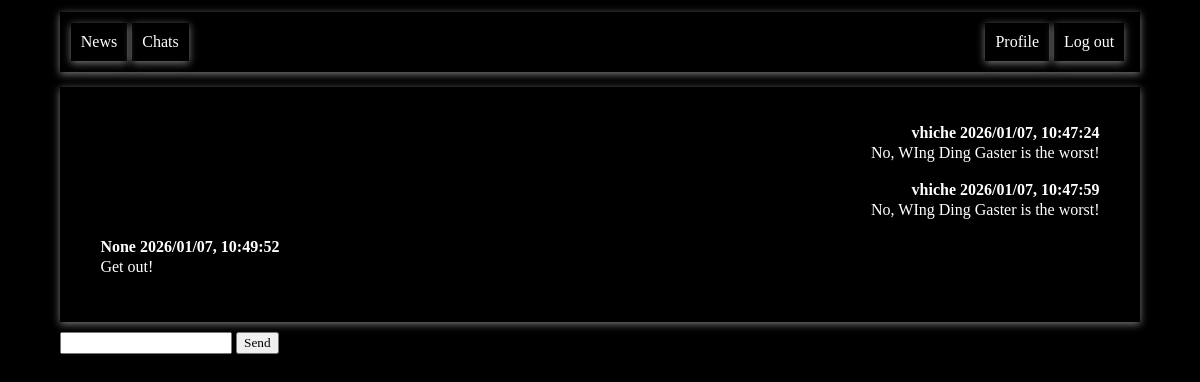
The page /chatlist/1 (signed in) on the database its author committed.
### tables this page shows
CREATE TABLE message (
    id INTEGER PRIMARY KEY,
    text TEXT NOT NULL,
    datetime DATETIME NOT NULL,
    chat_id INTEGER NOT NULL,
    sender_id INTEGER NOT NULL,
    FOREIGN KEY (chat_id) REFERENCES chat(id),
    FOREIGN KEY (sender_id) REFERENCES client(id)
);

CREATE TABLE client (
    id INTEGER PRIMARY KEY,
    email TEXT NOT NULL,
    password TEXT NOT NULL
, about, username);

### main.py (the view)
@app.route('/chatlist/<chat_id>')
@login_required
def chat(chat_id):
    messages = getMessagesByChatId(int(chat_id))
    for i in range(len(messages)):
        messages[i].update({"sender_username": getUserById(messages[i]["sender_id"])["username"]})
    return render_template("chat.html", messages=messages, chat_id=chat_id)

### db/clients.py (called while the page is built)
def getUserById(id):
    connection = get_connection()
    query = "SELECT * FROM client WHERE id = (?)"
    args = (id,)
    cur = connection.execute(query, args)
    res = cur.fetchone()
    cur.close()
    return res

### db/config.py (called while the page is built)
def get_connection():
    connection = sqlite3.connect(DATABASE)
    connection.row_factory = dict_factory
    return connection

def dict_factory(cursor, row):
    d = {}
    for idx, col in enumerate(cursor.description):
        d[col[0]] = row[idx]
    return d

### db/messages.py (called while the page is built)
def getMessagesByChatId(id):
    connection = get_connection()
    connection.execute("""
CREATE TABLE IF NOT EXISTS message (
    id INTEGER PRIMARY KEY,
    text TEXT NOT NULL,
    datetime DATETIME NOT NULL,
    chat_id INTEGER NOT NULL,
    sender_id INTEGER NOT NULL,
    FOREIGN KEY (chat_id) REFERENCES chat(id),
    FOREIGN KEY (sender_id) REFERENCES client(id)
)
    """)
    query = """SELECT * FROM message WHERE chat_id = ?"""
    args = [id]
    cur = connection.execute(query, args)
    res = cur.fetchall()
    cur.close()
    connection.close()
    return res

### main.py (called while the page is built)
def login_required(f):
    @wraps(f)
    def check_permissions(*args, **kwargs):
        client_id = session.get("id")
        if client_id is None:
            return redirect(url_for('sign_in'))
        return f(*args, **kwargs)
    return check_permissions

### templates/chat.html (shortened to what this page needs)
<!DOCTYPE html>
<html>
<head>
  <link href="{{ url_for('static', filename='styles/global.css') }}" rel="stylesheet" type="text/css" />
  <link href="{{ url_for('static', filename='styles/chat.css') }}" rel="stylesheet" type="text/css" />
</head>
<body>
  <div class="main">
      <div class="navigation ">
          <div class="navigation-side">
              {% if session["id"] %}
              <div class="navigation-item">
                  <a href="{{url_for('feed')}}">News</a>
              </div>
              <div class="navigation-item">
                  <a href="{{url_for('chat_list')}}">Chats</a>
              </div>
              {% endif %}
          </div>
          <div class="navigation-side">
              {% if session["id"] %}
              <div class="navigation-item">
                   <a href="{{url_for('profile', client_id = session['id'])}}">Profile</a>
              </div>
              {% else %}
              <div class="navigation-item">
                  <a href="{{url_for('sign_in')}}">Log in</a>
              </div>
              {% endif %}
              {% if session["id"] %}
              <div class="navigation-item">
                  <a href="{{url_for('log_out')}}">Log out</a>
              </div>
              {% endif %}
          </div>
      </div>
      {% if messages|length == 0 %}
    <div class="box">No messages yet...</div>
    {% else %}
    <div class="box" id="messages-holder">
        {% for message in messages %}
        <div>
              {% if message.sender_id != session['id'] %}
              <div class="message left">
                  <div class="message-header">
                      <span class="message-author">{{message.sender_username}}</span>
                      <span class="message-datetime">{{message.datetime}}</span>
                  </div>
                  <div class="message-text">{{message.text}}</div>
              </div>
              {% else %}
              <div class="message right">
                  <div class="message-header">
                      <span class="message-author">{{message.sender_username}}</span>
                      <span class="message-datetime">{{message.datetime}}</span>
                  </div>
                  <div class="message-text">{{message.text}}</div>
              </div>
              {% endif %}
        </div>
        {% endfor %}
    </div>
    {% endif %}
    <input type="text" id="text" autocomplete="off">
    <button onclick="sendMessage()">Send</button>
  </div>
</body>
</html>

### static/styles/global.css (style rules this page uses)
* { font-family: 'Ariel', cursive; margin: 0px; }
a { text-decoration: none; color: white; }
.box { padding: 3%; box-shadow: rgba(156, 156, 156, 0.8) 0px 2px 8px 0px; margin-bottom: 10px; }
.navigation { padding: 1%; box-shadow: rgba(156, 156, 156, 0.8) 0px 2px 8px 0px; margin-bottom: 15px; display: flex; justify-content: space-between; }
.navigation-side { display: flex; justify-content: space-between; }
.navigation-item { text-decoration: none; box-shadow: rgba(156, 156, 156, 0.8) 0px 2px 8px 0px; padding: 10px; color: white; margin-right: 5px; }
.main { margin: 1%; margin-left: 5%; margin-right: 5%; }
html { background-color: black; color:white; }

### static/styles/chat.css (style rules this page uses)
.message { margin-left: 3px; margin-right: 3px; margin-bottom: 9px; padding: 5px; }
.left { text-align: start; }
.right { text-align: end; }
.message-header { font-weight: bold; margin-bottom: 2px; }
#messages-holder { display: block; max-height: 60vh; overflow: scroll; overflow-x: hidden; }

### rows shown on the page
message: sender_username "vhiche", datetime "2026/01/07, 10:47:24", text "No, WIng Ding Gaster is the worst!"
message: sender_username "vhiche", datetime "2026/01/07, 10:47:59", text "No, WIng Ding Gaster is the worst!"
message: sender_username "None", datetime "2026/01/07, 10:49:52", text "Get out!"
